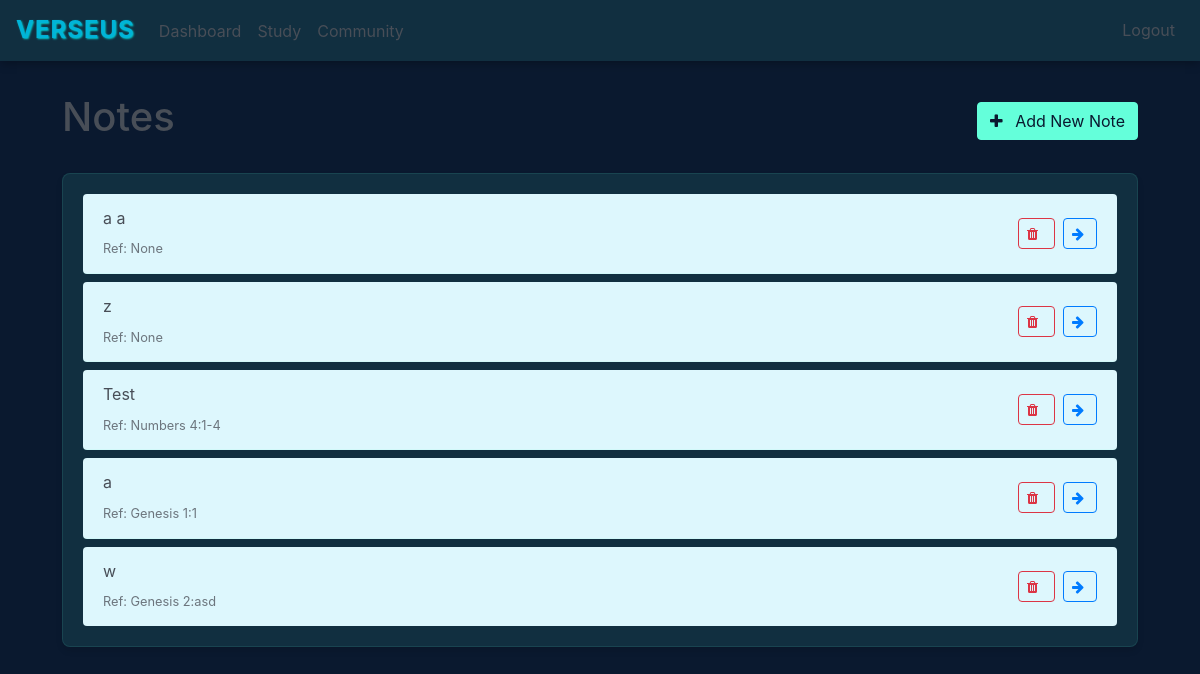
Screenshot of /verses (signed in) with the database file from the repository.
### website/models.py (models this page shows)
class Note(db.Model):
    id = db.Column(db.Integer, primary_key=True)
    title = db.Column(db.String(100), default="Untitled Verse")
    data = db.Column(db.String(500))
    date = db.Column(db.DateTime(timezone=True), default=func.now())
    user_id = db.Column(db.Integer, db.ForeignKey('user.id'))
    data_blanked = db.Column(db.String(500))
    ref = db.Column(JSON)
    word_blank_positions = db.Column(JSON)
    completions = db.Column(db.Integer, default=0)

### website/views.py (the view)
@views.route('/verses', methods=['GET'])
@login_required
def verses():
    books_of_the_bible = [
    "Genesis", "Exodus", "Leviticus", "Numbers", "Deuteronomy",
    "Joshua", "Judges", "Ruth", "1 Samuel", "2 Samuel",
    "1 Kings", "2 Kings", "1 Chronicles", "2 Chronicles", "Ezra",
    "Nehemiah", "Esther", "Job", "Psalms", "Proverbs",
    "Ecclesiastes", "Song of Solomon", "Isaiah", "Jeremiah", "Lamentations",
    "Ezekiel", "Daniel", "Hosea", "Joel", "Amos",
    "Obadiah", "Jonah", "Micah", "Nahum", "Habakkuk",
    "Zephaniah", "Haggai", "Zechariah", "Malachi",
    "Matthew", "Mark", "Luke", "John", "Acts",
    "Romans", "1 Corinthians", "2 Corinthians", "Galatians", "Ephesians",
    "Philippians", "Colossians", "1 Thessalonians", "2 Thessalonians", "1 Timothy",
    "2 Timothy", "Titus", "Philemon", "Hebrews", "James",
    "1 Peter", "2 Peter", "1 John", "2 John", "3 John",
    "Jude", "Revelation"]
    return render_template("verses.html", user=current_user, books=books_of_the_bible)

### website/templates/verses.html (shortened to what this page needs)
{% extends "base.html" %}
{% block content %}
<div class="d-flex justify-content-between align-items-center mb-4">
    <h1>Notes</h1>
    <a href="/add-note" class="btn btn-success">
        <i class="fa fa-plus"></i> Add New Note
    </a>
</div>
<div class="card">
    <div class="card-body">
        <ul class="list-group list-group-flush" id="notes">
            {% for note in user.notes %}
            <li class="list-group-item d-flex justify-content-between align-items-center">
                <div class="note-content">
                    <div class="note-text">{{ note.title }}</div>
                    <small class="text-muted">Ref: {{ note.ref }}</small>
                </div>
                <div class="note-actions">
                    <button type="button" class="btn btn-sm btn-outline-danger mr-2"
                        onClick="deleteNote('{{ note.id }}')">
                        <i class="fa fa-trash"></i>
                    </button>
                    <a href="/verses/{{ note.id }}" class="btn btn-sm btn-outline-primary">
                        <i class="fa fa-arrow-right"></i>
                    </a>
                </div>
            </li>
            {% endfor %}
        </ul>
    </div>
</div>
{% endblock %}

### website/templates/base.html (shortened to what this page needs)
<!DOCTYPE html>
<html>
<head>
    <link rel="stylesheet" href="https://stackpath.bootstrapcdn.com/bootstrap/4.4.1/css/bootstrap.min.css"
 />
    <link rel="stylesheet" href="https://stackpath.bootstrapcdn.com/font-awesome/4.7.0/css/font-awesome.min.css"
 />
    <link rel="stylesheet" href="{{ url_for('static', filename='styles.css') }}" />
</head>
<body>
    <nav class="navbar navbar-expand-lg" style="align-items: center;">
        <a href=" /" class="text-logo">Verseus</a>
        <div class="collapse navbar-collapse d-flex" id="navbar">
            <div class="navbar-nav d-flex w-100" style="align-items: center;">
                <div class="d-flex mr-auto" style="padding-top: 0.2rem;">
                    {% if user.is_authenticated %}
                    <a class="nav-item nav-link" id="home" href="/home">Dashboard</a>
                    <a class="nav-item nav-link" id="verseus" href="/verses">Study</a>
                    <a class="nav-item nav-link" id="community" href="/community">Community</a>
                    {% else %}
                    <a class="nav-item nav-link" id="login" href="/login">Login</a>
                    <a class="nav-item nav-link" id="signUp" href="/sign-up">Sign Up</a>
                    {% endif %}
                </div>
                {% if user.is_authenticated %}
                <button class="btn btn-link nav-item nav-link ml-auto" id="logout"
                    onclick="window.location.href='/logout'">Logout</button>
                {% endif %}
            </div>
        </div>
    </nav>
    <div class="container">{% block content %} {% endblock %}</div>
</body>
</html>

### website/static/styles.css (style rules this page uses)
:root { --primary-dark: #0a192f; --secondary-dark: #112f40; --accent-green: #64ffda; --accent-blue: #00b4d8; --text-primary: #484e57; --text-light: #ffffff; --text-secondary: #8892b0; --danger: #ff6b6b; --success: #4caf50; --cream: #ddf7fd; }
body { background-color: var(--primary-dark); color: var(--text-primary); font-family: 'Inter', -apple-system, BlinkMacSystemFont, 'Segoe UI', Roboto, Oxygen, Ubuntu, Cantarell, sans-serif; line-height: 1.6; margin: 0; padding: 0; min-height: 100vh; }
.navbar { background-color: var(--secondary-dark) !important; box-shadow: 0 2px 10px rgba(0, 0, 0, 0.3); }
.text-logo { color: var(--accent-blue); padding-right: 1rem; font-size: 24px; font-weight: bold; letter-spacing: 1px; text-transform: uppercase; text-shadow: 1px 1px 2px rgba(0, 227, 231, 0.866); }
.navbar-brand, .nav-link { color: var(--text-primary) !important; transition: color 0.3s ease; }
.card { background-color: var(--secondary-dark); border: 1px solid rgba(100, 255, 218, 0.1); border-radius: 8px; box-shadow: 0 4px 6px rgba(0, 0, 0, 0.1); transition: transform 0.3s ease, box-shadow 0.3s ease; }
.btn { border-radius: 4px; transition: all 0.3s ease; }
.btn-success { background-color: var(--accent-green); border-color: var(--accent-green); color: var(--primary-dark); }
.btn-outline-primary i.fa { margin-right: 4px; }
.btn-outline-primary i.fa-arrow-right { transition: transform 0.3s ease; }
a { color: var(--accent-blue); text-decoration: none; transition: color 0.3s ease; }
.container { padding: 2rem; }
.note-content { flex: 1; min-width: 0; margin-right: 1rem; }
.note-text { word-wrap: break-word; margin-bottom: 0.25rem; }
.note-actions { display: flex; align-items: center; flex-shrink: 0; }
.list-group-item { background-color: var(--cream); border-color: rgba(100, 255, 218, 0.1); margin-bottom: 0.5rem; border-radius: 4px !important; }
.list-group-item:last-child { margin-bottom: 0; }
.btn i { margin-right: 0.5rem; }

### rows the page displays
Note: title "a a", ref "None"
Note: title "z", ref "None"
Note: title "Test", ref "Numbers 4:1-4"
Note: title "a", ref "Genesis 1:1"
Note: title "w", ref "Genesis 2:asd"
